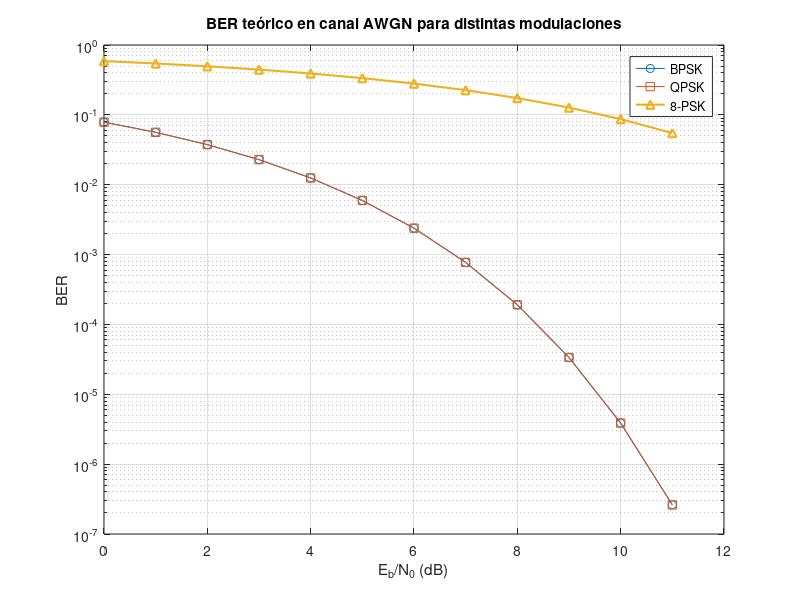

Here is the MATLAB script that generated this plot:
% Comparación teórica de BER para BPSK, QPSK y 8-PSK
EbN0_dB = 0:1:11;                            % Rango de Eb/N0 en dB
EbN0 = 10.^(EbN0_dB/10);                     % Conversión a escala lineal

% Función Q
Q = @(x) 0.5*erfc(x/sqrt(2));

% BER teórico
ber_bpsk = Q(sqrt(2*EbN0));                  % BPSK
ber_qpsk = Q(sqrt(2*EbN0));                  % QPSK (igual a BPSK en AWGN)
ber_8psk = 2 * Q(sqrt(2*EbN0) * sin(pi/8));  % Aproximación para 8-PSK

% Gráfico
semilogy(EbN0_dB, ber_bpsk, '-o', ...
         EbN0_dB, ber_qpsk, '-s', ...
         EbN0_dB, ber_8psk, '-^', 'LineWidth', 1.5)
grid on
xlabel('E_b/N_0 (dB)')
ylabel('BER')
legend('BPSK', 'QPSK', '8-PSK')
title('BER teórico en canal AWGN para distintas modulaciones')